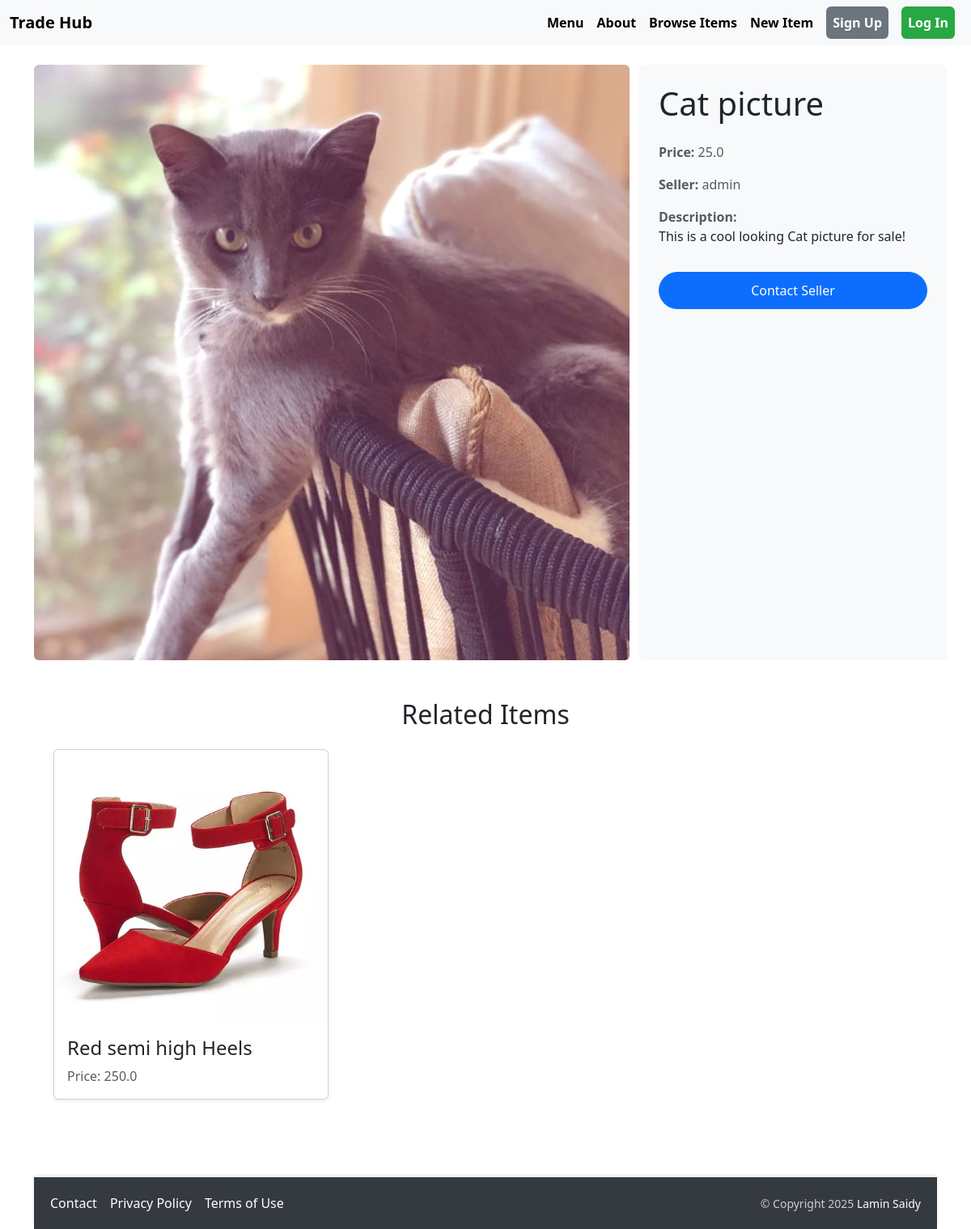
/items/detail/1/, run on the app's committed database.
### item/models.py (models this page shows, shortened)
class Item(models.Model):
    category = models.ForeignKey(Category, related_name='items', on_delete=models.CASCADE)
    name = models.CharField(max_length=255)
    description = models.TextField(blank=True, null=True)
    price = models.FloatField()
    image = models.ImageField(upload_to='item_images', blank=True, null=True)
    is_sold = models.BooleanField(default=False)
    created_by = models.ForeignKey(User, related_name='items', on_delete=models.CASCADE)
    created_at = models.DateTimeField(auto_now_add=True)

### item/views.py (the view)
# urls.py: path('detail/<int:pk>/', views.detail, name='detail'),
def detail(request, pk):
    item = get_object_or_404(Item, pk=pk)
    related_items = Item.objects.filter(category=item.category, is_sold=False).exclude(pk=pk)[0:3]
    return render(request, 'item/detail.html', {
        'item': item,
        'related_items': related_items
    })

### item/templates/item/detail.html (shortened to what this page needs)
{% extends 'products/base.html' %}
{% load static %}
{% block content %}
<div class="row g-4">
    <div class="col-md-8">
        {% if item.image %}
            <img
              src="{{ item.image.url }}"
              class="img-fluid rounded"
              alt="{{ item.name }}"
              onerror="this.onerror=null; this.src='{% static 'images/default-image.jpg' %}'"
            />
        {% else %}
            <div class="bg-light d-flex align-items-center justify-content-center rounded" style="height: 300px;">
                <p class="text-muted">No image available</p>
            </div>
        {% endif %}
    </div>
    <div class="col-md-4 p-4 bg-light rounded">
        <h1 class="mb-4">{{ item.name }}</h1>
        <p class="text-muted"><strong>Price: </strong>{{ item.price }}</p>
        <p class="text-muted"><strong>Seller: </strong>{{ item.created_by.username }}</p>
        {% if item.description %}
            <p class="text-dark">
                <strong class="text-muted">Description:</strong><br>
                {{ item.description }}
            </p>
        {% endif %}
        {% if request.user != item.created_by %}
            <a href="{% url 'conversation:new' item.id %}" class="btn btn-primary contact-seller-btn w-100 mt-3">
                Contact Seller
            </a>
        {% endif %}
    </div>
</div>
<div class="mt-6 px-4 py-5 section-bg">
    <h2 class="mb-4 text-center section-title">Related Items</h2>
    <div class="row row-cols-1 row-cols-md-3 g-4">
        {% for related_item in related_items %}
        <div class="col">
            <a href="{% url 'item:detail' related_item.id %}" class="text-decoration-none text-reset">
                <div class="card h-100 shadow-sm">
                    {% if related_item.image %}
                        <img
                            src="{{ related_item.image.url }}"
                            class="card-img-top rounded-top-3"
                            alt="{{ related_item.name }}"
                            onerror="this.onerror=null; this.src='{% static 'images/default-image.jpg' %}'"
                        />
                    {% else %}
                        <div class="card-img-top rounded-top-3 bg-light d-flex align-items-center justify-content-center" style="height: 200px;">
                            <p class="text-muted">No image available</p>
                        </div>
                    {% endif %}
                    <div class="card-body">
                        <h2 class="card-title h4">{{ related_item.name }}</h2>
                        <p class="card-text text-muted">Price: {{ related_item.price }}</p>
                </div>
            </a>
        </div>
        {% empty %}
        <div class="col-12 text-center">
            <p class="text-muted">No related items found.</p>
        </div>
        {% endfor %}
    </div>
</div>
{% endblock %}

### products/templates/products/base.html (style rules this page uses)
html, body { height: 100%; margin: 0; }

### item/templates/item/detail.html (style rules this page uses)
.contact-seller-btn { border-radius: 25px; padding: 10px 20px; font-size: 1rem; transition: all 0.3s ease; }

### data on the page
Item: image (picture), name "Cat picture", price "25.0", created_by.username "admin", description "This is a cool looking Cat picture for sale!"
Item: image (picture), name "Red semi high Heels", price "250.0"
